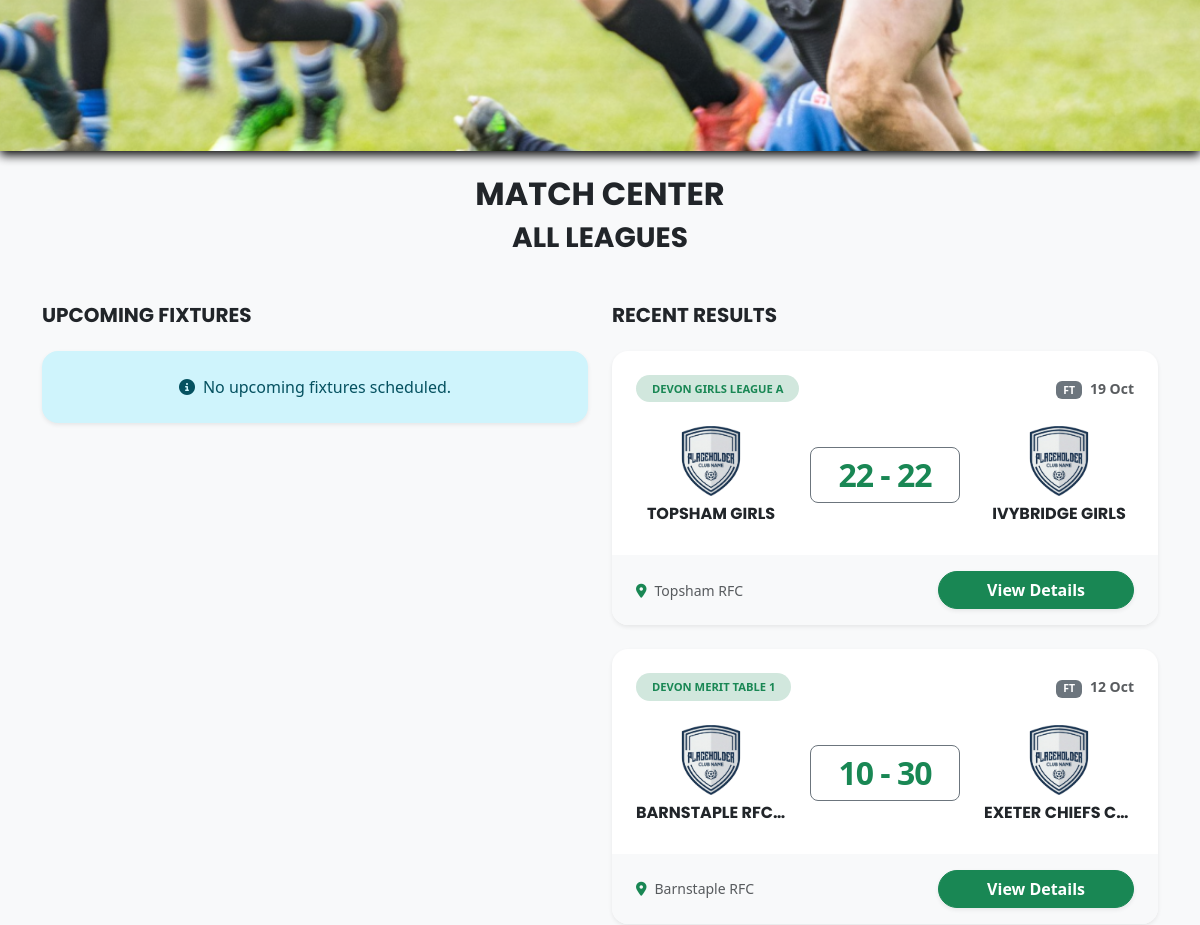
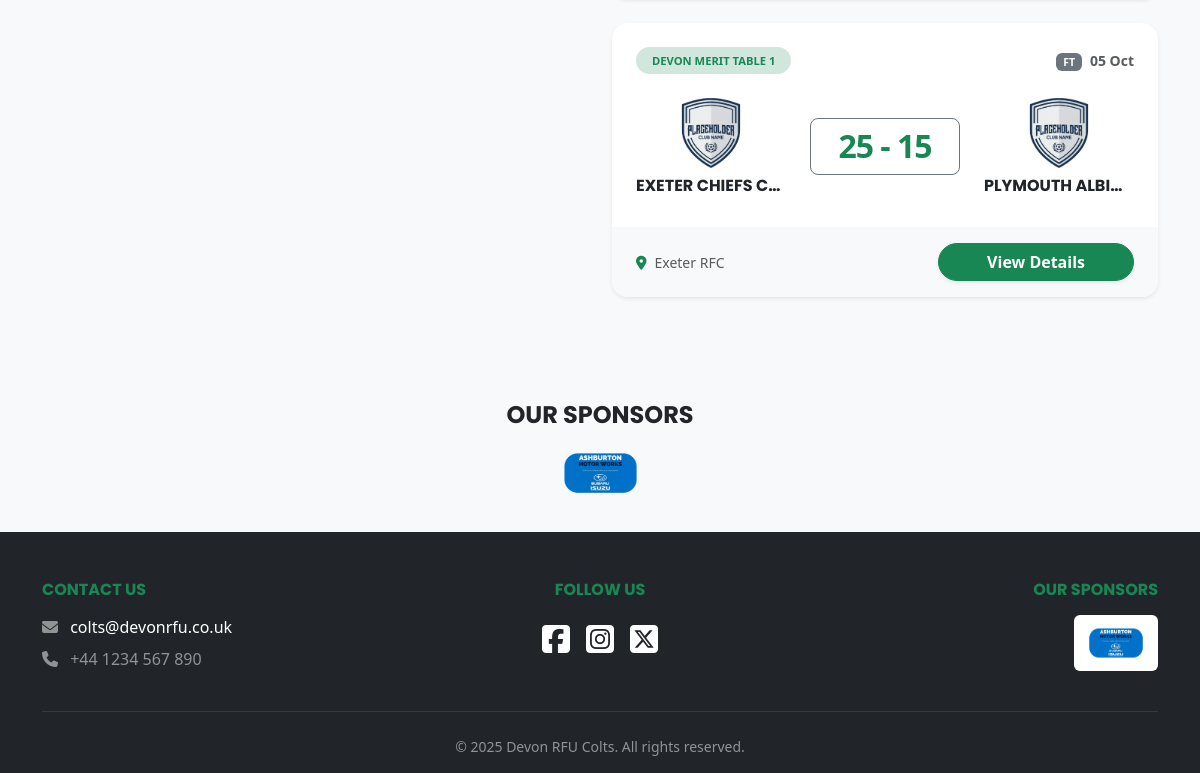
The app's page /matches (lower part), older data (2 pictures, top to bottom).
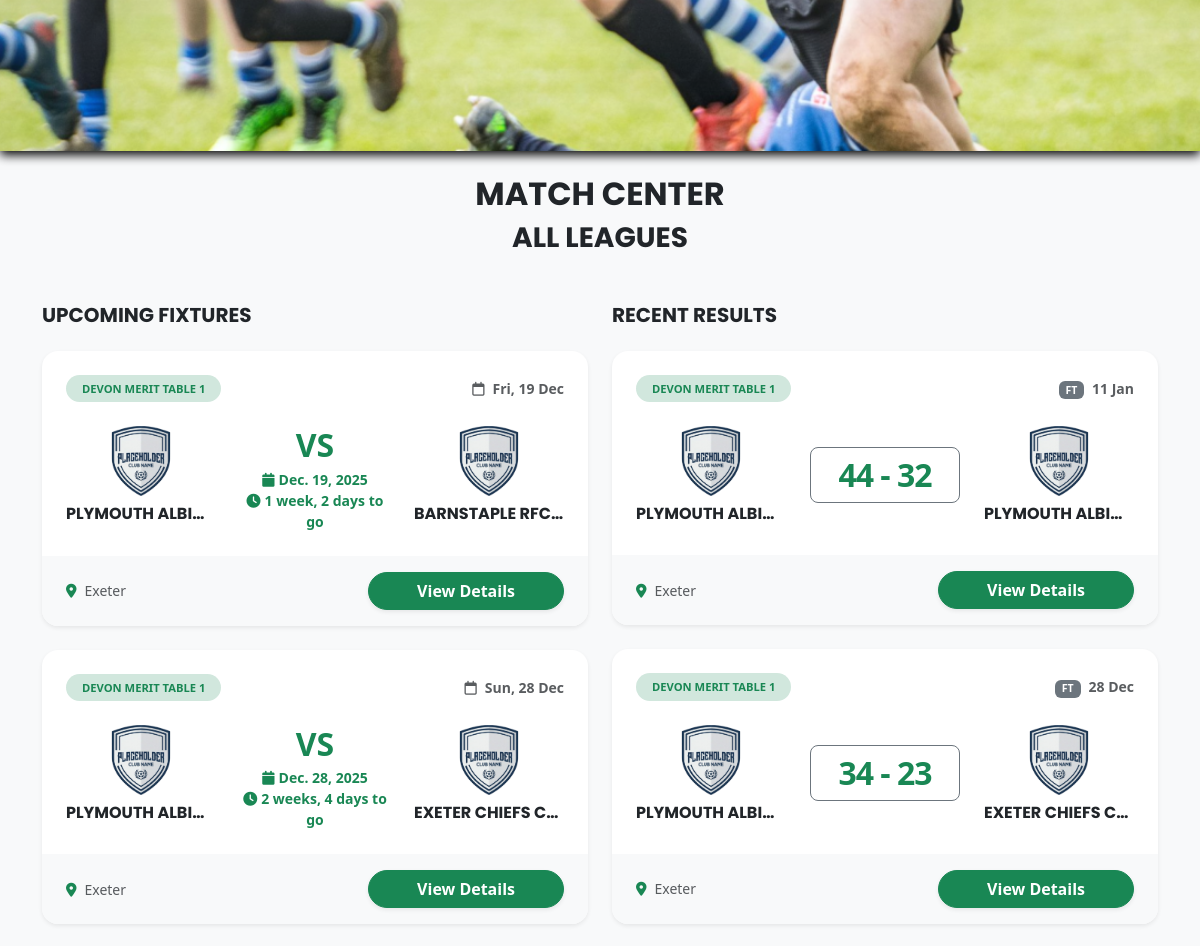
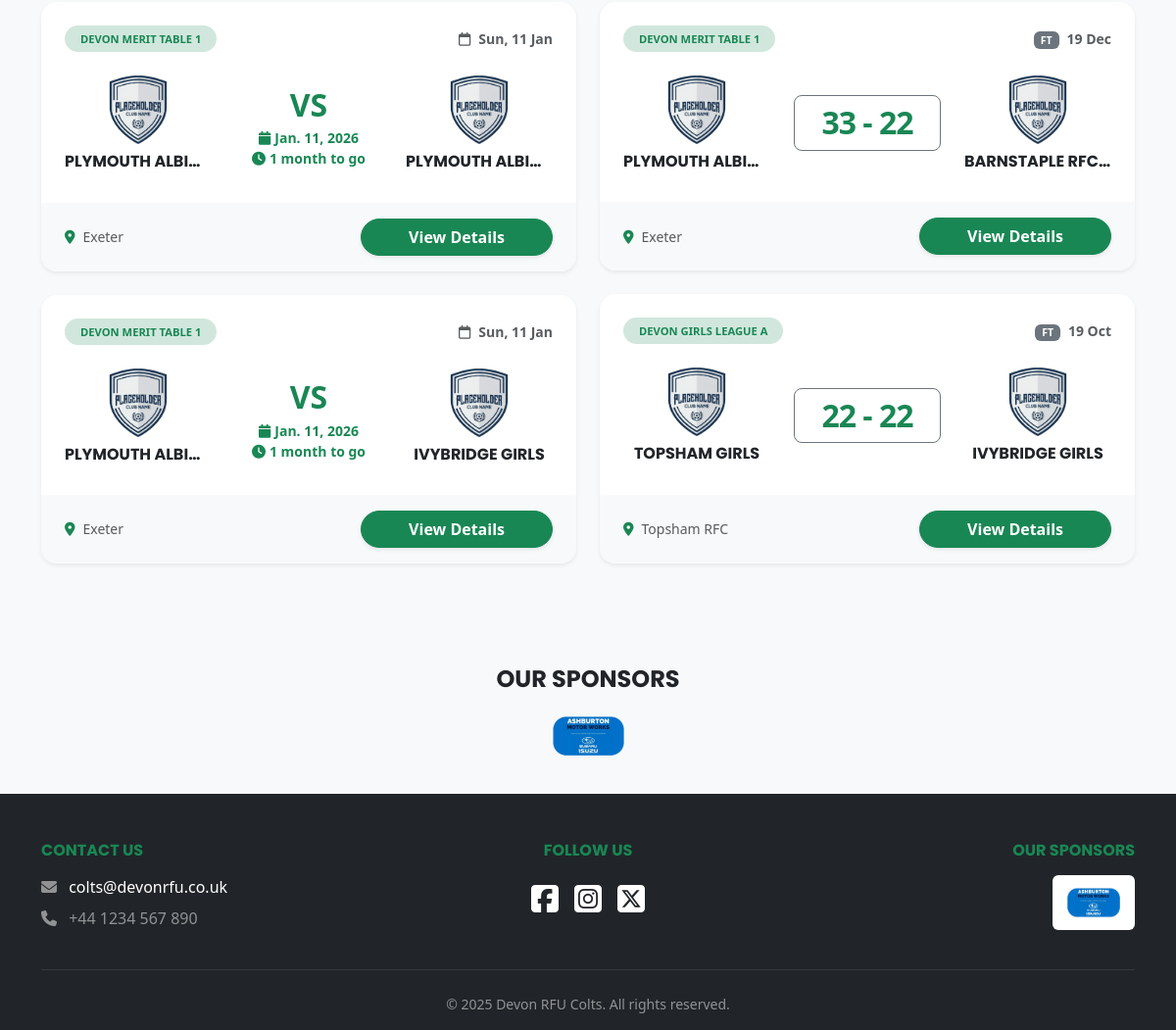
The same page, newer data (2 pictures, top to bottom).
### app/models.py (models this page shows, shortened)
class Result(models.Model):
    match = models.OneToOneField(Match, on_delete=models.CASCADE)
    home_score = models.IntegerField()
    away_score = models.IntegerField()
    home_tries = models.IntegerField()
    away_tries = models.IntegerField()
    notes = models.TextField(max_length=1000, blank=True)

class Match(models.Model):
    league = models.ForeignKey(League, on_delete=models.CASCADE)
    season = models.ForeignKey(Season, on_delete=models.CASCADE)
    date = models.DateField()
    time = models.TimeField()
    venue = models.CharField(max_length=100)
    home_team = models.ForeignKey(Team, on_delete=models.CASCADE, related_name='home_matches')
    away_team = models.ForeignKey(Team, on_delete=models.CASCADE, related_name='away_matches')

class League(models.Model):
    name = models.CharField(max_length=100)
    age_group = models.CharField(max_length=20)
    gender = models.CharField(max_length=10)
    season = models.ForeignKey(Season, on_delete=models.CASCADE, related_name='leagues')
    notes = models.TextField(max_length=1000, blank=True)

class Team(models.Model):
    name = models.CharField(max_length=100)
    crest = models.ImageField(upload_to='crests/', blank=True, null=True)
    team_bio = models.TextField(max_length=1000, blank=True)
    gender = models.CharField(max_length=10)
    age_group = models.CharField(max_length=20)

### app/views.py (the view)
# urls.py: path("matches", views.matches, name="matches"),
def matches(request):
    context = {
        "all_leagues": League.objects.all(),
        "all_seasons": Season.objects.filter(archived_status=False),
        "recent_matches": Result.objects.select_related('match').order_by('-match__date')[:4],
        "fixtures": Match.objects.filter(date__gte=timezone.now()).order_by('date')[:4],
    }
    return render(request, "matches/matches.html", context=context)

### app/templates/matches/matches.html (shortened to what the changed rows need)
{% extends 'base.html' %}
{% load static %}
{% block content %}
<section class="matches-fixture container-fluid py-5">
    <div class="container">
        <div class="text-center mb-5">
            <h2 class="fw-bolder text-uppercase mb-2 hover-text">Match Center</h2>
        </div>
        <div class="row g-4 justify-content-center">
            <div class="col-lg-6 col-md-12">
                <div class="d-flex align-items-center mb-4">
                    <h5 class="fw-bolder mb-0 text-uppercase hover-text">Upcoming Fixtures</h5>
                </div>
                {% for fixture in fixtures %}
                    <div class="card border-0 shadow-sm rounded-4 overflow-hidden bg-white mb-4 hover-card">
                        <div class="card-header bg-transparent border-0 d-flex justify-content-between align-items-center px-4 pt-4 pb-0">
                            <span class="badge bg-success-subtle text-success rounded-pill px-3 py-2 text-uppercase fw-bolder" style="font-size: 0.7rem;">{{ fixture.league.name|default:"Premiership" }}</span>
                            <span class="text-muted small fw-bolder"><i class="far fa-calendar me-2"></i>{{ fixture.date|date:"D, d M" }}</span>
                        </div>
                        <div class="card-body px-4 py-4">
                            <div class="row align-items-center text-center">
                                <div class="col-4">
                                    {% if fixture.home_team.crest %}
                                        <img src="{{ fixture.home_team.crest.url }}" alt="{{ fixture.home_team.name }}" class="img-fluid mb-2" style="max-height: 70px; width: auto; object-fit: contain;">
                                    {% else %}
                                        <img src="{% static 'crest-placeholder.png' %}" alt="Home Crest" class="img-fluid mb-2" style="max-height: 70px; width: auto; object-fit: contain;">
                                    {% endif %}
                                <a href="{% url 'team_details' fixture.home_team.id %}" class="text-decoration-none"><h6 class="fw-bold text-dark hover-text text-truncate text-uppercase">{{ fixture.home_team.name }}</h6></a>
                                </div>
                                <div class="col-4">
                                    <div class="h2 fw-bolder text-success mb-1">VS</div>
                                    {% if fixture.date %}
                                        <div class="text-success small fw-bolder">
                                            <i class="fas fa-calendar me-1"></i>{{ fixture.date|date}}<br>
                                            <i class="fas fa-clock me-1"></i>{{ fixture.date|timeuntil }} to go
                                        </div>
                                    {% endif %}
                                </div>
                                <div class="col-4">
                                    {% if fixture.away_team.crest %}
                                        <img src="{{ fixture.away_team.crest.url }}" alt="{{ fixture.away_team.name }}" class="img-fluid mb-2" style="max-height: 70px; width: auto; object-fit: contain;">
                                    {% else %}
                                        <img src="{% static 'crest-placeholder.png' %}" alt="Away Crest" class="img-fluid mb-2" style="max-height: 70px; width: auto; object-fit: contain;">
                                    {% endif %}
                                <a href="{% url 'team_details' fixture.away_team.id %}" class="text-decoration-none"><h6 class="fw-bold text-dark hover-text text-truncate text-uppercase">{{ fixture.away_team.name }}</h6></a>
                                </div>
                            </div>
                        </div>
                        <div class="card-footer d-flex flex-row bg-light border-0 px-4 py-3 justify-content-between">
                            <div class="text-muted small align-self-center">
                                <i class="fas fa-map-marker-alt text-success me-2"></i>{{ fixture.venue|default:"Home Ground" }}
                            </div>
                            <div class="text-muted small">
                            <a href="{% url 'match_details' fixture.id %}" class="btn btn-success rounded-pill px-5 fw-bolder shadow-sm">View Details</a>
                                </div>
                        </div>
                    </div>
                {% empty %}
                    <div class="alert alert-info border-0 shadow-sm rounded-4 text-center py-4">
                        <i class="fas fa-info-circle me-2"></i>No upcoming fixtures scheduled.
                    </div>
                {% endfor %}
            </div>
            <div class="col-lg-6 col-md-12">
                {% for result in recent_matches %}
                    <div class="card border-0 shadow-sm rounded-4 overflow-hidden bg-white mb-4 hover-card">
                        <div class="card-header bg-transparent border-0 d-flex justify-content-between align-items-center px-4 pt-4 pb-0">
                            <span class="badge bg-success-subtle text-success rounded-pill px-3 py-2 text-uppercase fw-bolder" style="font-size: 0.7rem;">{{ result.match.league.name|default:"League" }}</span>
                            <span class="text-muted small fw-bolder"><span class="badge bg-secondary me-2">FT</span>{{ result.match.date|date:"d M" }}</span>
                        </div>
                        <div class="card-body px-4 py-4">
                            <div class="row align-items-center text-center">
                                <div class="col-4">
                                    {% if result.match.home_team.crest %}
                                        <img src="{{ result.match.home_team.crest.url }}" alt="{{ result.match.home_team.name }}" class="img-fluid mb-2" style="max-height: 70px; width: auto; object-fit: contain;">
                                    {% else %}
                                        <img src="{% static 'crest-placeholder.png' %}" alt="Home Crest" class="img-fluid mb-2" style="max-height: 70px; width: auto; object-fit: contain;">
                                    {% endif %}
                                <a href="{% url 'team_details' result.match.home_team.id %}" class="text-decoration-none"><h6 class="fw-bold text-dark hover-text text-truncate text-uppercase">{{ result.match.home_team.name }}</h6></a>
                                </div>
                                <div class="col-4">
                                    <div class="bg-white rounded-3 py-2 px-1 mb-2 border border-secondary">
                                        <div class="h2 fw-bolder text-success mb-0" style="letter-spacing: -1px;">{{ result.home_score }} - {{ result.away_score }}</div>
                                    </div>
                                </div>
                                <div class="col-4">
                                    {% if result.match.away_team.crest %}
                                        <img src="{{ result.match.away_team.crest.url }}" alt="{{ result.match.away_team.name }}" class="img-fluid mb-2" style="max-height: 70px; width: auto; object-fit: contain;">
                                    {% else %}
                                        <img src="{% static 'crest-placeholder.png' %}" alt="Away Crest" class="img-fluid mb-2" style="max-height: 70px; width: auto; object-fit: contain;">
                                    {% endif %}
                                    <a href="{% url 'team_details' result.match.away_team.id %}" class="text-decoration-none"><h6 class="fw-bold text-dark hover-text text-truncate text-uppercase">{{ result.match.away_team.name }}</h6></a>
                                </div>
                            </div>
                        </div>
                        <div class="card-footer  d-flex flex-row justify-content-between bg-light border-0 px-4 py-3">
                            <div class="text-muted small align-self-center">
                                <i class="fas fa-map-marker-alt text-success me-2"></i>{{ result.match.venue|default:"Home Ground" }}
                            </div>
                            <a href="{% url 'match_details' result.match.id %}" class="btn btn-success rounded-pill px-5 fw-bolder shadow-sm">View Details</a>
                        </div>
                    </div>
                {% empty %}
                    <div class="alert alert-info border-0 shadow-sm rounded-4 text-center py-4">
                        <i class="fas fa-info-circle me-2"></i>No recent results found.
                    </div>
                {% endfor %}
            </div>
            </div>
        </div>
</section>
{% endblock %}

Row changes from the older to the newer data that the page shows:
no longer on this page (row unchanged): Result: match.league.name "DEVON MERIT TABLE 1", match "12 Oct", match.home_team.name "BARNSTAPLE RFC…", home_score "10", away_score "30", match.away_team.name "EXETER CHIEFS C…", match.venue "Barnstaple RFC"
no longer on this page (row unchanged): Result: match.league.name "DEVON MERIT TABLE 1", match "05 Oct", match.home_team.name "EXETER CHIEFS C…", home_score "25", away_score "15", match.away_team.name "PLYMOUTH ALBI…", match.venue "Exeter RFC"
added Match: league.name "DEVON MERIT TABLE 1", date "Fri, 19 Dec", home_team.name "PLYMOUTH ALBI…", date "Dec. 19, 2025", date "1 week, 2 days", away_team.name "BARNSTAPLE RFC…", venue "Exeter"
added Match: league.name "DEVON MERIT TABLE 1", date "Sun, 28 Dec", home_team.name "PLYMOUTH ALBI…", date "Dec. 28, 2025", date "2 weeks, 4 days", away_team.name "EXETER CHIEFS C…", venue "Exeter"
added Match: league.name "DEVON MERIT TABLE 1", date "Sun, 11 Jan", home_team.name "PLYMOUTH ALBI…", date "Jan. 11, 2026", date "1 month", away_team.name "PLYMOUTH ALBI…", venue "Exeter"
added Match: league.name "DEVON MERIT TABLE 1", date "Sun, 11 Jan", home_team.name "PLYMOUTH ALBI…", date "Jan. 11, 2026", date "1 month", away_team.name "IVYBRIDGE GIRLS", venue "Exeter"
added Result: match.league.name "DEVON MERIT TABLE 1", match "11 Jan", match.home_team.name "PLYMOUTH ALBI…", home_score "44", away_score "32", match.away_team.name "PLYMOUTH ALBI…", match.venue "Exeter"
added Result: match.league.name "DEVON MERIT TABLE 1", match "28 Dec", match.home_team.name "PLYMOUTH ALBI…", home_score "34", away_score "23", match.away_team.name "EXETER CHIEFS C…", match.venue "Exeter"
added Result: match.league.name "DEVON MERIT TABLE 1", match "19 Dec", match.home_team.name "PLYMOUTH ALBI…", home_score "33", away_score "22", match.away_team.name "BARNSTAPLE RFC…", match.venue "Exeter"
Text that changed along with them:
text no longer shown: "No upcoming fixtures scheduled."
